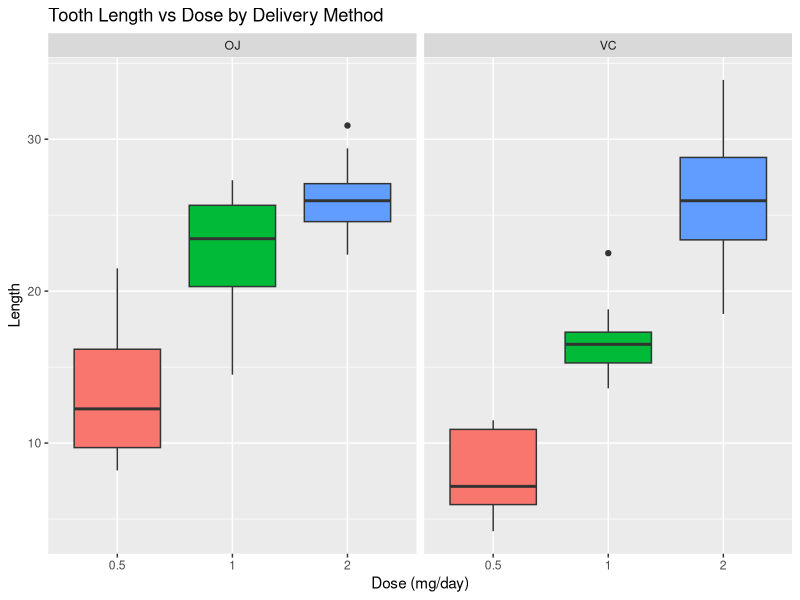
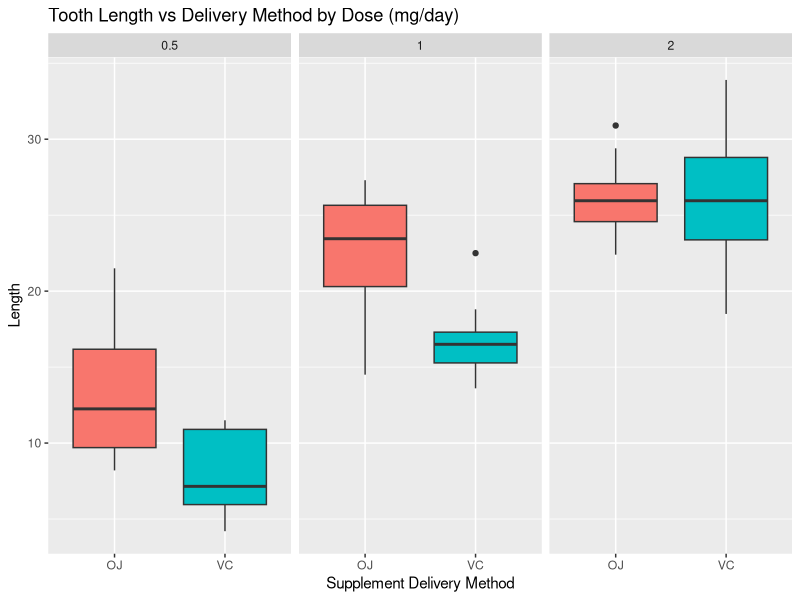

The R source for these figures, in order:
## ---- chunk 1
knitr::opts_chunk$set(echo = TRUE)
## ---- chunk 2
library(ggplot2)
library(datasets)
data(ToothGrowth)
## ---- chunk 3
str(ToothGrowth)
## ---- chunk 4
# Display a summary of the data
summary(ToothGrowth)
unique(ToothGrowth$supp)
unique(ToothGrowth$dose)
## ---- chunk 5
ToothGrowth$dose<-as.factor(ToothGrowth$dose)
table(ToothGrowth$supp, ToothGrowth$dose)
## ---- chunk 6
# Plot tooth length vs dose, by supplement delivery method
ggplot(aes(x=dose, y=len), data=ToothGrowth) + 
                    geom_boxplot(aes(fill=dose)) + 
                    xlab("Dose (mg/day)") + 
                    ylab("Length") + 
                    facet_grid(~ supp) + 
                    ggtitle("Tooth Length vs Dose by Delivery Method") +
                    theme(legend.position='none')
## ---- chunk 7
OJ<-subset(ToothGrowth, supp=="OJ")
VC<-subset(ToothGrowth, supp=="VC")
## ---- chunk 8
# Plot tooth length vs supplement delivery method, by dose
ggplot(aes(x=supp, y=len), data=ToothGrowth) + 
                    geom_boxplot(aes(fill=supp)) + 
                    xlab("Supplement Delivery Method") + 
                    ylab("Length") + 
                    facet_grid(~ dose) + 
                    ggtitle("Tooth Length vs Delivery Method by Dose (mg/day)") +
                    theme(legend.position='none')
## ---- chunk 9
dose05<-subset(ToothGrowth, dose==.5)
dose10<-subset(ToothGrowth, dose==1)
dose20<-subset(ToothGrowth, dose==2)
## ---- chunk 10
t.test(VC$len,OJ$len, paired=FALSE, var.equal=FALSE)
## ---- chunk 11
t.test(dose05$len, dose10$len, paired=FALSE, var.equal=FALSE)
t.test(dose05$len, dose20$len, paired=FALSE, var.equal=FALSE)
t.test(dose10$len, dose20$len, paired=FALSE, var.equal=FALSE)
